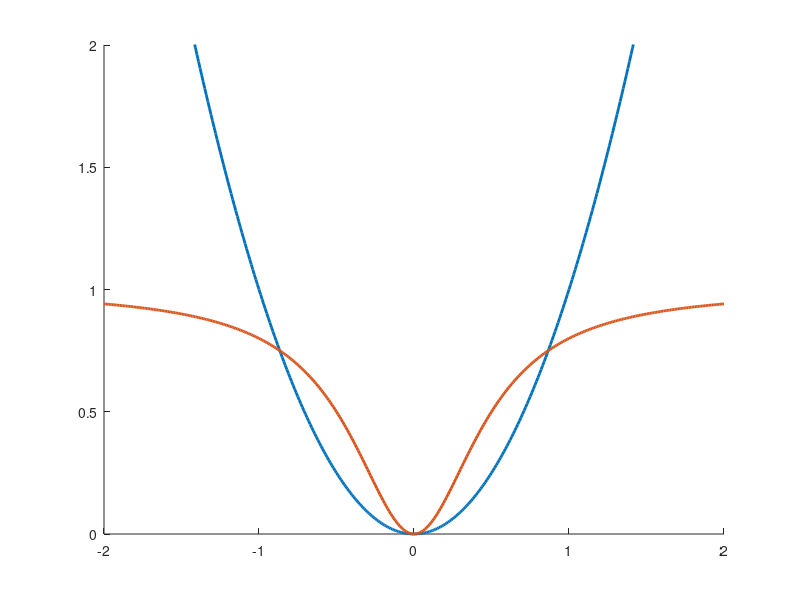

This figure's MATLAB source:
clear; close all;

x = -2:0.01:2;

t = 1;
least_squares = x.^2;
german_mccure = @(t) (x/t).^2./(1 + (x/t).^2);

figure; hold on; 
plot(x, least_squares, 'lineWidth', 2);
%plot(x, german_mccure(0.1), 'lineWidth', 2);
%plot(x, german_mccure(0.5), 'lineWidth', 2)
plot(x, german_mccure(0.5), 'lineWidth', 2);
%plot(x, german_mccure(2), 'lineWidth', 2);
ylim([0, 2]);
